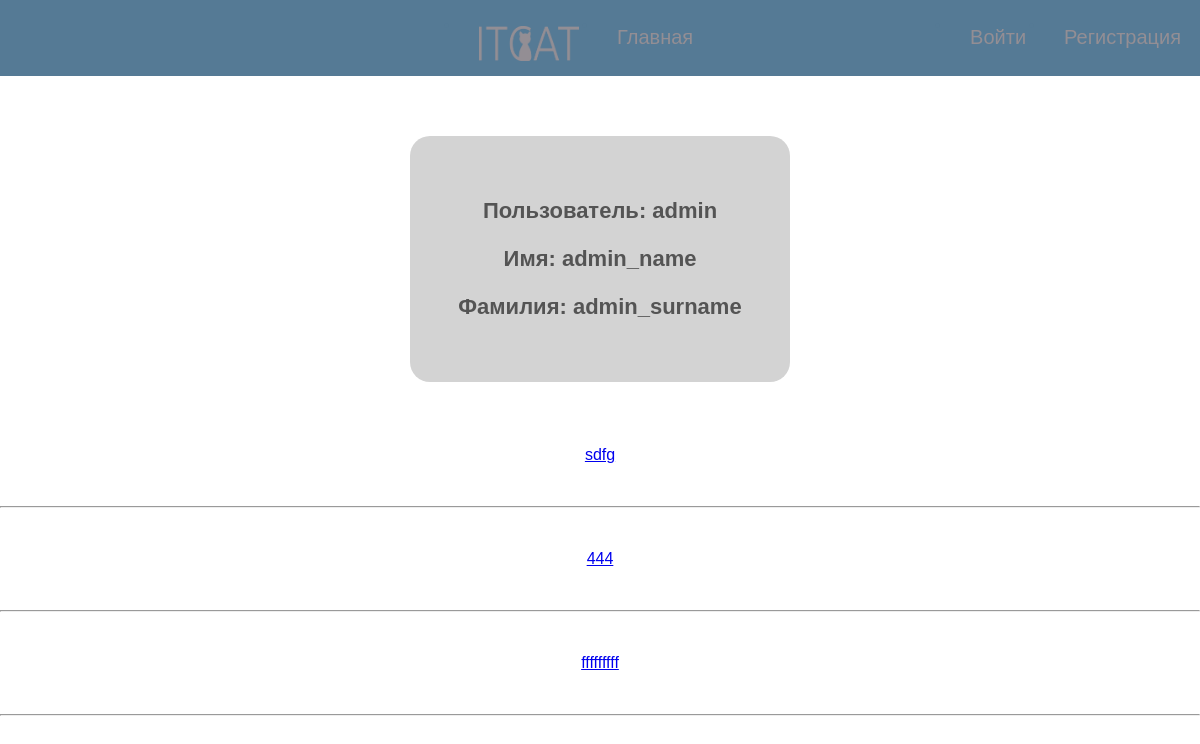
Page /auth/profile/1/ on the committed database.
### mainapp/models.py (models this page shows, shortened)
class Post(models.Model):
    name = models.CharField(verbose_name='Название', max_length=256)
    text = models.TextField(verbose_name='Текст')
    img = models.ImageField(verbose_name='Картинка', upload_to="post_img", blank=True)
    time = models.TimeField(verbose_name='Время добавления/обновления', auto_now=True, auto_now_add=False)
    user = models.ForeignKey(get_user_model(), on_delete=models.CASCADE, verbose_name='Пользователь')
    is_active = models.BooleanField(verbose_name='Активный', default=True)
    def __str__(self):
        return self.name

### authapp/views.py (the view)
# urls.py: path("profile/<int:pk>/", views.UsersProfile.as_view(), name="users_profile"),
class UsersProfile(DetailView):
    model = get_user_model()
    template_name = 'authapp/user_profile.html'

### authapp/templates/authapp/user_profile.html
{% extends "mainapp/root.html"%}
{% load static %}
{% block content %}
    {% include "mainapp/includes/inc__menu.html" %}
    <div class="auth">
        <form>
            <h1><p>Пользователь: {{ object.username }}</p></h1>
            <h1><p>Имя: {{ object.first_name }}</p></h1>
            <h1><p>Фамилия: {{ object.last_name }}</p></h1>
        </form>
        {% for post in object.post_set.all %}
            {% if post.is_active %}
                <cntr><a href="{% url 'mainapp:post' pk=post.pk %}"><p>{{ post }}</p></a></cntr>
                <hr>
            {% endif %}
        {% endfor %}
    </div>
{% endblock %}

### static/styles/auth.css (style rules this page uses)
form { width: 300px; margin: 60px auto 30px; padding: 40px; position: relative; background: lightgray; border-radius: 20px 20px; font-family: Arial, sans-serif; color: #4f4f4f; }
h1 { font-size: 22px; text-align: center; color: #545454; font-family: Lucida Sans Unicode, sans-serif; }
cntr { text-align: center; position: center; margin: 50px; }

### static/styles/menu.css (style rules this page uses)
body { margin: 0; font-family: Lucida Sans Unicode, sans-serif; text-decoration: none; }

### rows in the picture
Post: name "sdfg"
Post: name "444"
Post: name "fffffffff"

### other values in the picture
{{ object.username }} "admin"
{{ object.first_name }} "admin_name"
{{ object.last_name }} "admin_surname"
